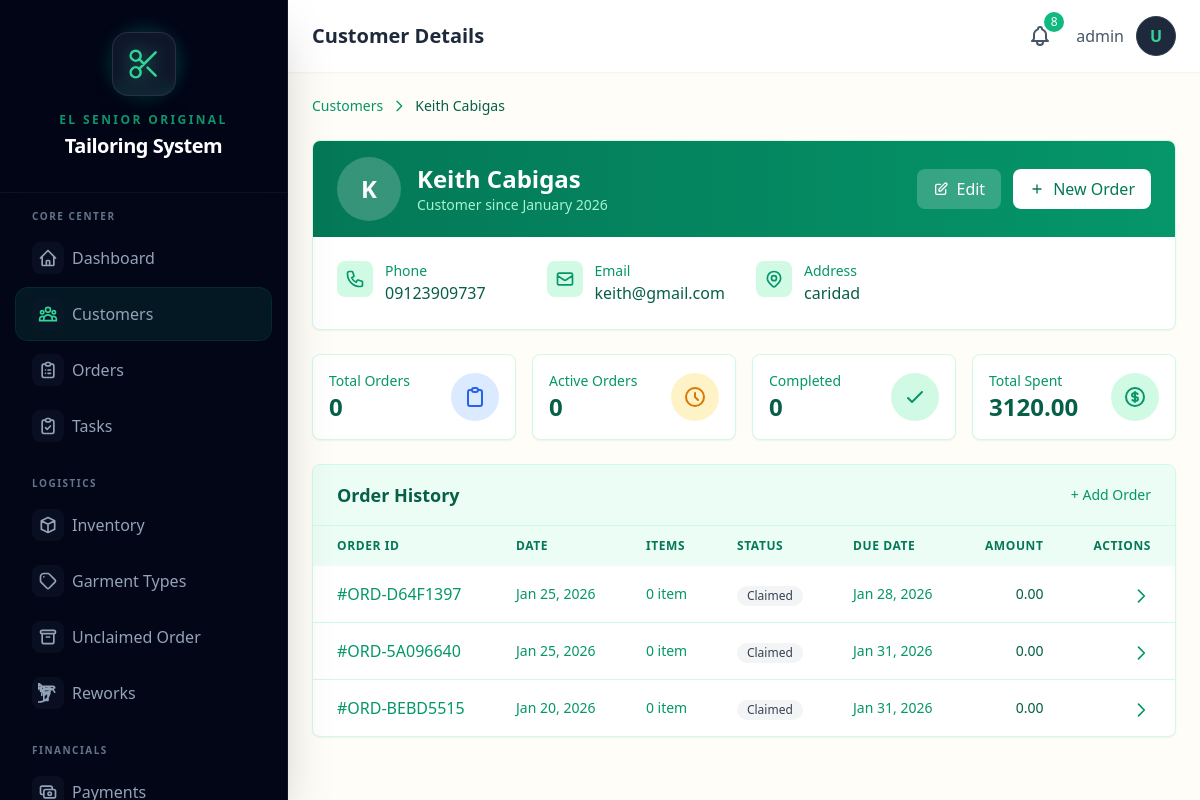
Page /customers/3/ (signed in) on the earlier database version.
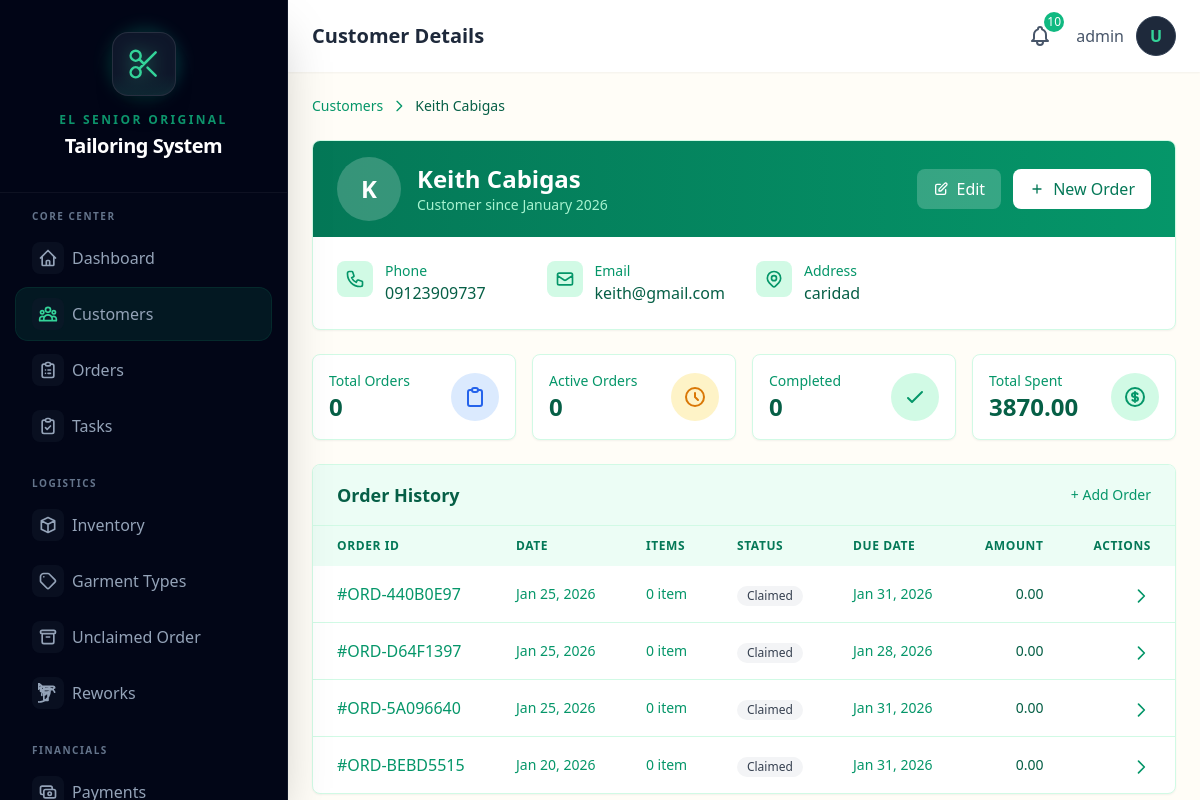
Same page on the later database version.
### core/models.py (models this page shows, shortened)
class Order(models.Model):
    STATUS_CHOICES = [
        ('pending', 'Pending'),
        ('in_progress', 'In Progress'),
        ('completed', 'Completed'),
        ('delivered', 'Claimed'),
        ('for_adjustment', 'For Adjustment/Rework'),
        ('ready_for_reclaim', 'Ready for Re-Claim'),
        ('cancelled', 'Cancelled'),
    ]
    order_number = models.CharField(max_length=50, unique=True, editable=False)
    customer = models.ForeignKey(
        Customer,
        on_delete=models.PROTECT,
        related_name='orders'
    )
    garment_type = models.ForeignKey(
        GarmentType,
        on_delete=models.PROTECT
    )
    fabric = models.ForeignKey(
        Fabric,
        on_delete=models.PROTECT
    )
    quantity = models.PositiveIntegerField(default=1)
    fabric_meters_used = models.DecimalField(
        max_digits=10,
        decimal_places=2
    )
    measurements = models.JSONField(default=dict, blank=True)
    special_instructions = models.TextField(blank=True)
    total_price = models.DecimalField(max_digits=10, decimal_places=2)
    deposit_amount = models.DecimalField(max_digits=10, decimal_places=2)
    balance_amount = models.DecimalField(max_digits=10, decimal_places=2)
    status = models.CharField(max_length=20, choices=STATUS_CHOICES, default='pending')
    order_date = models.DateTimeField(auto_now_add=True)
    due_date = models.DateField(null=True, blank=True)
    completed_date = models.DateTimeField(null=True, blank=True)
    created_by = models.ForeignKey(
        User,
        on_delete=models.SET_NULL,
        null=True,
        related_name='created_orders'
    )
    created_at = models.DateTimeField(auto_now_add=True)
    updated_at = models.DateTimeField(auto_now=True)
    class Meta:
        ordering = ['-created_at']

### core/views.py (the view)
    def wrapper(request, *args, **kwargs):
        if not request.user.is_authenticated:
            return redirect("login")
        if not hasattr(request.user, "profile") or not request.user.profile.is_admin:
            messages.error(request, "Admin access required.")
            return redirect("dashboard")
        return view_func(request, *args, **kwargs)

### core/context_processors.py (called while the page is built)
def shop_info(request):
    return {
        'SHOP_NAME': getattr(settings, 'SHOP_NAME', 'El Senior Original Tailoring'),
        'SHOP_ADDRESS': getattr(settings, 'SHOP_ADDRESS', ''),
        'SHOP_PHONE': getattr(settings, 'SHOP_PHONE', ''),
    }

def notifications(request):
    if not request.user.is_authenticated:
        return {
            'unread_notification_count': 0,
            'recent_notifications': [],
            'has_unread_notifications': False,
        }
    from .models import Notification
    unread_count = Notification.get_unread_count(request.user)
    recent_notifications = Notification.get_recent_notifications(request.user, limit=10)
    urgent_count = Notification.objects.filter(
        recipient=request.user,
        is_read=False,
        priority__in=['urgent', 'high']
    ).count()
    return {
        'unread_notification_count': unread_count,
        'recent_notifications': recent_notifications,
        'has_unread_notifications': unread_count > 0,
        'urgent_notification_count': urgent_count,
        'has_urgent_notifications': urgent_count > 0,
    }

### core/models.py (called while the page is built)
    @property
    def is_admin(self):
        return self.role == 'admin'

### templates/customers/detail.html (shortened to what the changed rows need)
{% extends 'base.html' %}
{% block page_title %}Customer Details{% endblock %}
{% block content %}
<div class="space-y-6">
    <div class="bg-white rounded-lg shadow-sm border border-emerald-100 overflow-hidden">
        <div class="px-6 py-4 bg-gradient-to-r from-emerald-700 to-emerald-600">
            <div class="flex items-center justify-between">
                <div class="flex items-center space-x-4">
                    <div>
                        <h2 class="text-2xl font-bold text-white">{{ customer.name }}</h2>
                    </div>
                </div>
            </div>
        </div>
    </div>
    <div class="grid grid-cols-1 sm:grid-cols-2 lg:grid-cols-4 gap-4">
        <div class="bg-white rounded-lg shadow-sm p-4 border border-emerald-100">
            <div class="flex items-center justify-between">
                <div>
                    <p class="text-sm font-medium text-emerald-600">Total Spent</p>
                    <p class="text-2xl font-bold text-emerald-800">{{ total_spent|default:"0.00" }}</p>
                </div>
            </div>
        </div>
    </div>
    <div class="bg-white rounded-lg shadow-sm border border-emerald-100 overflow-hidden">
        {% if orders %}
        <div class="overflow-x-auto">
            <table class="w-full">
                <thead class="bg-emerald-50">
                    <tr>
                        <th class="px-6 py-3 text-left text-xs font-semibold text-emerald-700 uppercase tracking-wider">Order ID</th>
                        <th class="px-6 py-3 text-left text-xs font-semibold text-emerald-700 uppercase tracking-wider">Date</th>
                        <th class="px-6 py-3 text-left text-xs font-semibold text-emerald-700 uppercase tracking-wider">Items</th>
                        <th class="px-6 py-3 text-left text-xs font-semibold text-emerald-700 uppercase tracking-wider">Status</th>
                        <th class="px-6 py-3 text-left text-xs font-semibold text-emerald-700 uppercase tracking-wider">Due Date</th>
                        <th class="px-6 py-3 text-right text-xs font-semibold text-emerald-700 uppercase tracking-wider">Amount</th>
                        <th class="px-6 py-3 text-right text-xs font-semibold text-emerald-700 uppercase tracking-wider">Actions</th>
                    </tr>
                </thead>
                <tbody class="divide-y divide-emerald-100">
                    {% for order in orders %}
                    <tr class="hover:bg-emerald-50 transition-colors">
                        <td class="px-6 py-4 whitespace-nowrap">
                            <a href="{% url 'order_detail' order.pk %}" class="text-emerald-600 hover:text-emerald-800 font-medium">
                                #{{ order.order_number|default:order.pk }}
                            </a>
                        </td>
                        <td class="px-6 py-4 whitespace-nowrap text-sm text-emerald-600">
                            {{ order.created_at|date:"M j, Y" }}
                        </td>
                        <td class="px-6 py-4 whitespace-nowrap text-sm text-emerald-600">
                            {{ order.items.count|default:"0" }} item{{ order.items.count|pluralize }}
                        </td>
                        <td class="px-6 py-4 whitespace-nowrap">
                            <span class="inline-flex items-center px-2.5 py-0.5 rounded-full text-xs font-medium
                                {% if order.status == 'completed' or order.status == 'claimed' %}
                                    bg-emerald-100 text-emerald-700
                                {% elif order.status == 'in_progress' %}
                                    bg-blue-100 text-blue-700
                                {% elif order.status == 'pending' %}
                                    bg-amber-100 text-amber-700
                                {% elif order.status == 'cancelled' %}
                                    bg-rose-100 text-rose-700
                                {% else %}
                                    bg-gray-100 text-gray-700
                                {% endif %}">
                                {{ order.get_status_display|default:order.status|title }}
                            </span>
                        </td>
                        <td class="px-6 py-4 whitespace-nowrap text-sm text-emerald-600">
                            {{ order.due_date|date:"M j, Y"|default:"-" }}
                        </td>
                        <td class="px-6 py-4 whitespace-nowrap text-sm text-emerald-800 font-medium text-right">
                            {{ order.total_amount|default:"0.00" }}
                        </td>
                        <td class="px-6 py-4 whitespace-nowrap text-right">
                            <a href="{% url 'order_detail' order.pk %}" class="text-emerald-600 hover:text-emerald-700">
                                <svg class="w-5 h-5 inline" fill="none" stroke="currentColor" viewBox="0 0 24 24">
                                    <path stroke-linecap="round" stroke-linejoin="round" stroke-width="2" d="M9 5l7 7-7 7"/>
                                </svg>
                            </a>
                        </td>
                    </tr>
                    {% endfor %}
                </tbody>
            </table>
        </div>
        {% endif %}
    </div>
</div>
{% endblock %}

### templates/base.html (shortened to what the changed rows need)
<!DOCTYPE html>
<html lang="en">
<head>
    {% load static %}
    <script src="{% static 'js/tailwind.js' %}"></script>
    <link rel="stylesheet" href="https://unpkg.com/unpoly@3.10.2/unpoly.min.css">
</head>
<body class="bg-cream-50 min-h-screen">
    {% block body %}
    {% if user.is_authenticated %}
    <div x-data="{ sidebarOpen: false }" class="flex h-screen overflow-hidden">
        <aside :class="sidebarOpen ? 'translate-x-0' : '-translate-x-full'"
            class="fixed inset-y-0 left-0 z-30 w-72 bg-slate-950 border-r border-slate-800/50 transform transition-all duration-300 ease-in-out lg:translate-x-0 lg:static lg:inset-auto no-print shadow-2xl overflow-y-auto scrollbar-thin scrollbar-thumb-slate-800 scrollbar-track-transparent">
            <div class="sticky top-0 z-20 flex flex-col items-center justify-center py-8 px-6 bg-slate-950/80 backdrop-blur-md border-b border-white/5">
                <h2 class="mt-4 text-center">
                    <span class="block text-xs uppercase tracking-[0.2em] text-emerald-500 font-bold mb-1 opacity-80">El Senior Original</span>
                    <span class="block text-xl font-black text-white tracking-tight">Tailoring System</span>
                </h2>
            </div>
        </aside>
        <div class="flex-1 flex flex-col overflow-hidden">
            <header class="bg-white shadow-sm z-10 no-print">
                <div class="flex items-center justify-between px-6 py-4">
                    <h1 class="text-xl font-semibold text-slate-800">{% block page_title %}Dashboard{% endblock %}</h1>
                    <div class="flex items-center gap-4">
                        <div x-data="{ notifOpen: false }" class="relative">
                            <button @click="notifOpen = !notifOpen" @click.away="notifOpen = false"
                                class="relative p-2 text-slate-600 hover:text-slate-800 hover:bg-slate-100 rounded-full focus:outline-none transition-colors"
                                hx-get="{% url 'notification_dropdown' %}" hx-trigger="click"
                                hx-target="#notification-dropdown-content" hx-swap="innerHTML">
                                {% if unread_notification_count > 0 %}
                                <span
                                    class="absolute -top-1 -right-1 bg-emerald-500 text-white text-xs rounded-full h-5 w-5 flex items-center justify-center animate-pulse">
                                    {{ unread_notification_count|default:0 }}
                                </span>
                                {% endif %}
                            </button>
                        </div>
                    </div>
            </header>
            <main id="main-content" class="flex-1 overflow-y-auto p-6">
                {% block content %}{% endblock %}
            </main>
        </div>
    </div>
    {% else %}
    {% block unauthenticated_content %}{% endblock %}
    {% endif %}
    {% endblock %}
</body>
</html>

Differences in the rows shown:
added Order: order_number "ORD-440B0E97", created_at "Jan 25, 2026", items.count "0", status "Claimed", due_date "Jan 31, 2026", total_amount "0.00"
Other differences:
{{ unread_notification_count|default:0 }}: "8" → "10"
{{ total_spent|default:"0.00" }}: "3120.00" → "3870.00"
